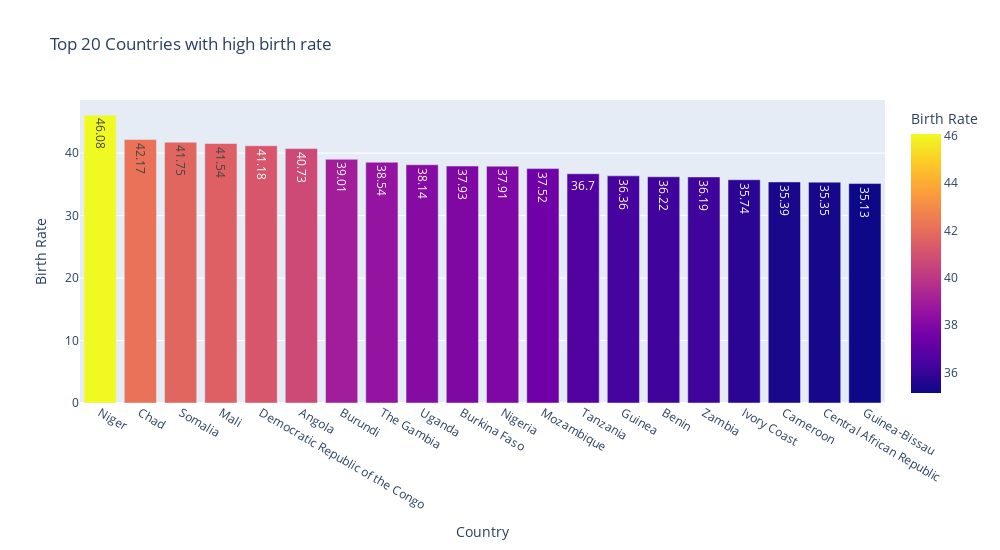

The cell this chart's notebook holds for it:
### Code cell
fig=px.bar(df.nlargest(20,'Birth Rate')[['Country','Birth Rate']],x='Country',y='Birth Rate',color='Birth Rate',text='Birth Rate',title='Top 20 Countries with high birth rate ')
fig.update_layout(width=1000,height=550)
fig.show()

### Figure 1 — Plotly figure (JSON) as saved in the notebook; plotly's stock layout.template omitted (floating-point values rounded to 4 significant figures)
{"data": [{"alignmentgroup": "True", "hovertemplate": "Country=%{x}<br>Birth Rate=%{marker.color}<extra></extra>", "legendgroup": "", "marker": {"color": [46.08, 42.17, 41.75, 41.54, 41.18, 40.73, 39.01, 38.54, 38.14, 37.93, 37.91, 37.52, 36.7, 36.36, 36.22, 36.19, 35.74, 35.39, 35.35, 35.13], "coloraxis": "coloraxis", "pattern": {"shape": ""}}, "name": "", "offsetgroup": "", "orientation": "v", "showlegend": false, "text": [46.08, 42.17, 41.75, 41.54, 41.18, 40.73, 39.01, 38.54, 38.14, 37.93, 37.91, 37.52, 36.7, 36.36, 36.22, 36.19, 35.74, 35.39, 35.35, 35.13], "textposition": "auto", "type": "bar", "x": ["Niger", "Chad", "Somalia", "Mali", "Democratic Republic of the Congo", "Angola", "Burundi", "The Gambia", "Uganda", "Burkina Faso", "Nigeria", "Mozambique", "Tanzania", "Guinea", "Benin", "Zambia", "Ivory Coast", "Cameroon", "Central African Republic", "Guinea-Bissau"], "xaxis": "x", "y": [46.08, 42.17, 41.75, 41.54, 41.18, 40.73, 39.01, 38.54, 38.14, 37.93, 37.91, 37.52, 36.7, 36.36, 36.22, 36.19, 35.74, 35.39, 35.35, 35.13], "yaxis": "y"}], "layout": {"barmode": "relative", "coloraxis": {"colorbar": {"title": {"text": "Birth Rate"}}, "colorscale": [[0, "#0d0887"], [0.1111, "#46039f"], [0.2222, "#7201a8"], [0.3333, "#9c179e"], [0.4444, "#bd3786"], [0.5556, "#d8576b"], [0.6667, "#ed7953"], [0.7778, "#fb9f3a"], [0.8889, "#fdca26"], [1, "#f0f921"]]}, "height": 550, "legend": {"tracegroupgap": 0}, "title": {"text": "Top 20 Countries with high birth rate "}, "width": 1000, "xaxis": {"anchor": "y", "autorange": true, "domain": [0, 1], "range": [-0.5, 19.5], "title": {"text": "Country"}, "type": "category"}, "yaxis": {"anchor": "x", "autorange": true, "domain": [0, 1], "range": [0, 48.51], "title": {"text": "Birth Rate"}, "type": "linear"}}}
